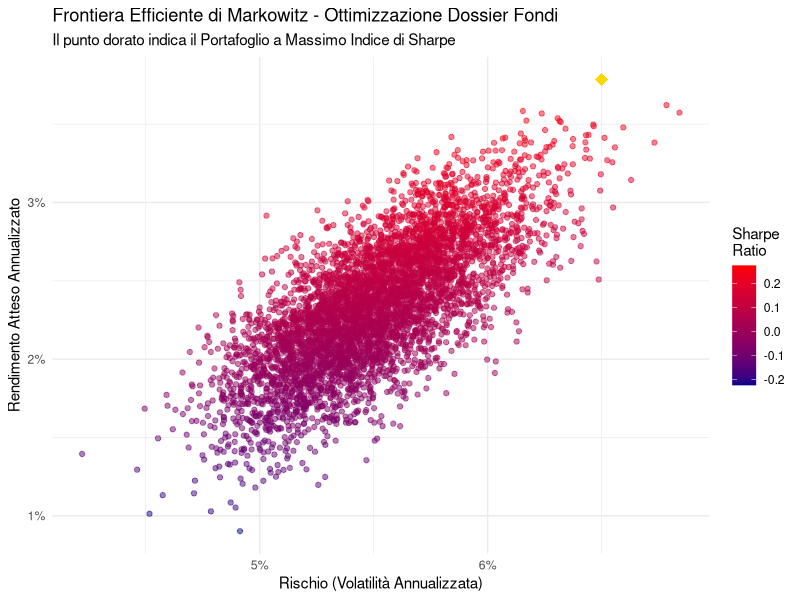

The R script that drew this image:
# ==============================================================================
# SCRIPT OTTIMIZZAZIONE PORTAFOGLIO MARKOWITZ - CASO STUDIO "VALORE INSIEME"
# ==============================================================================

# --- 1. CARICAMENTO LIBRERIE ---
library(dplyr)
library(ggplot2)

# --- 2. IMPORTAZIONE E PULIZIA DATI ---
# Caricamento del dataset 
dati <- read.csv("storico_eurizon_best.csv", 
                 sep = ";", dec = ".", header = TRUE)

# Formattazione date e ordinamento cronologico
dati$Data <- as.Date(dati$Data, format = "%d/%m/%Y")
dati <- dati[order(dati$Data), ]

# Isolamento dei prezzi e conversione in formato puramente numerico
prezzi <- dati %>% select(-Data)
prezzi <- data.frame(lapply(prezzi, 
                            function(x) as.numeric(as.character(x))))
prezzi_puliti <- na.omit(prezzi)

# Calcolo rendimenti logaritmici giornalieri
rendimenti <- as.data.frame(lapply(prezzi_puliti, 
                                   function(x) diff(log(x))))

# --- 3. STATISTICHE DESCRITTIVE (ANNUALIZZATE) ---
giorni_trading <- 252
rendimenti_attesi_annui <- colMeans(rendimenti) * giorni_trading
matrice_cov_annua <- cov(rendimenti) * giorni_trading

# --- 4. SIMULAZIONE MONTE CARLO (5.000 PORTAFOGLI) ---
num_port <- 5000
num_fondi <- ncol(rendimenti)
rf <- 0.02 # Tasso risk-free al 2%

port_ret <- numeric(num_port)
port_risk <- numeric(num_port)
port_sharpe <- numeric(num_port)
matrice_pesi <- matrix(nrow = num_port, ncol = num_fondi) 
colnames(matrice_pesi) <- colnames(rendimenti)

set.seed(123) # Replicabilità dei risultati
for (i in 1:num_port) {
  pesi <- runif(num_fondi)
  pesi <- pesi / sum(pesi) # Normalizzazione a 1
  
  matrice_pesi[i, ] <- pesi
  port_ret[i] <- sum(pesi * rendimenti_attesi_annui)
  port_risk[i] <- sqrt(t(pesi) %*% matrice_cov_annua %*% pesi)
  port_sharpe[i] <- (port_ret[i] - rf) / port_risk[i]
}

portafogli <- data.frame(Rendimento = port_ret, 
                         Rischio = port_risk, 
                         Sharpe = port_sharpe)

# --- 5. ESTRAZIONE DEL PORTAFOGLIO OTTIMALE E DEI 15 FONDI "BEST" ---
indice_max_sharpe <- which.max(portafogli$Sharpe)
pesi_ottimali <- matrice_pesi[indice_max_sharpe, ]

# Creazione tabella allocazione completa
allocazione <- data.frame(Fondo = names(pesi_ottimali), Peso_Simulazione = pesi_ottimali)
allocazione <- allocazione[order(allocazione$Peso_Simulazione, decreasing = TRUE), ]

# Estrazione dei Top 15 Fondi (approccio Top-Down)
top_15_fondi <- head(allocazione, 15)

# --- 6. APPLICAZIONE DEI CONTROVALORI AL CASO STUDIO (80.000 €) ---
capitale_totale_investito <- 80000

# Suddivisione macro-asset (Modello Valore Insieme)
peso_polizza <- 0.20      # 20% in Multiramo (16.000 €)
peso_certificati <- 0.15  # 15% in Certificati (12.000 €)
peso_fondi <- 0.65        # 65% in Fondi R (52.000 €)

capitale_fondi <- capitale_totale_investito * peso_fondi

# Ricalcolo dei pesi dei 15 fondi in modo che sommino a 100% all'interno del loro cassetto
top_15_fondi$Peso_Percentuale_Ricalcolato <- round((top_15_fondi$Peso_Simulazione / 
                                                      sum(top_15_fondi$Peso_Simulazione)) * 100, 2)

# Calcolo del controvalore esatto in Euro per ogni fondo
top_15_fondi$Controvalore_Euro <- round((top_15_fondi$Peso_Percentuale_Ricalcolato / 100) * 
                                          capitale_fondi, 2)

# --- 7. STAMPA DEI RISULTATI FINALI ---
cat("\n======================================================\n")
cat("   ARCHITETTURA PORTAFOGLIO (PATRIMONIO: 100.000 €)\n")
cat("======================================================\n")
cat("- Fondo Emergenza              : 20.000 € (Allocato su Eurizon Tesoreria)\n")
cat("------------------------------------------------------\n")
cat("   QUOTA INVESTITA CORE/SATELLITE (80.000 €)\n")
cat("- Polizza Multiramo (20%)      :", 
    capitale_totale_investito * peso_polizza, "€\n")
cat("- Certificati (15%)            :", 
    capitale_totale_investito * peso_certificati, "€\n")
cat("- Dossier Fondi Markowitz (65%):", capitale_fondi, "€\n")
cat("======================================================\n")
cat("\nSPACCATO DEI 15 FONDI CORE (Asset Allocation Markowitz):\n")
print(top_15_fondi[, c("Fondo", 
                       "Peso_Percentuale_Ricalcolato", 
                       "Controvalore_Euro")], 
      row.names = FALSE)

# --- 8. GENERAZIONE GRAFICO DELLA FRONTIERA ---
ggplot(portafogli, aes(x = Rischio, y = Rendimento, color = Sharpe)) +
  geom_point(alpha = 0.5, size = 1.5) +
  scale_color_gradient(low = "darkblue", high = "red") +
  geom_point(data = portafogli[indice_max_sharpe, ], 
             aes(x = Rischio, y = Rendimento), 
             color = "gold", size = 4, shape = 18) + # Evidenzia portafoglio ottimale
  theme_minimal() +
  labs(title = "Frontiera Efficiente di Markowitz - Ottimizzazione Dossier Fondi",
       subtitle = "Il punto dorato indica il Portafoglio a Massimo Indice di Sharpe",
       x = "Rischio (Volatilità Annualizzata)",
       y = "Rendimento Atteso Annualizzato",
       color = "Sharpe\nRatio") +
  scale_y_continuous(labels = scales::percent_format(accuracy = 1)) +
  scale_x_continuous(labels = scales::percent_format(accuracy = 1))
write.csv2(top_15_fondi, "tabella_fondi.csv", row.names = FALSE)
